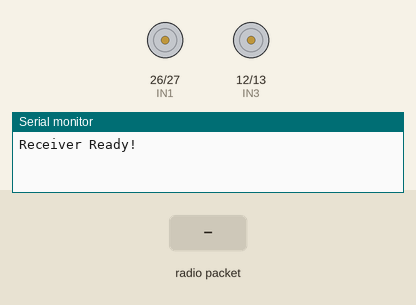
This sketch was run on a simulated ESP32. Shown: motor-driver pin pairs drawn as motors (green arrow = first pin HIGH = forward, orange = second pin HIGH = backward, longer = more drive, scaled by the enable pin), the last lines printed to the serial monitor. Inputs (shaded band) come from the test bench.

Above: at 1.2 s.
1.3 s: radio packet "F" arrives
At 2.5 s:
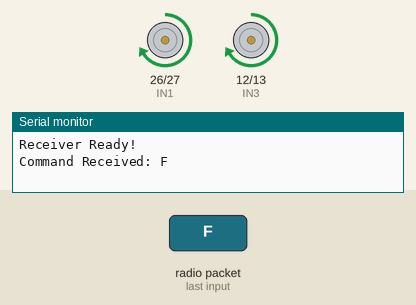
2.8 s: radio packet "B" arrives
At 3.8 s:
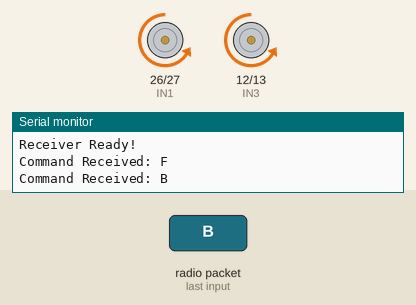
4.3 s: radio packet "L" arrives
At 4.9 s:
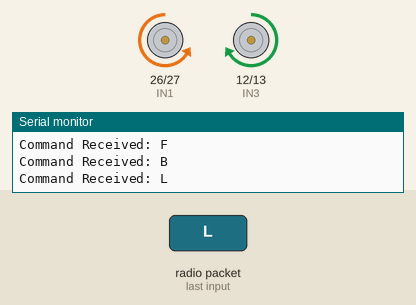
5.8 s: radio packet "R" arrives
At 7.3 s:
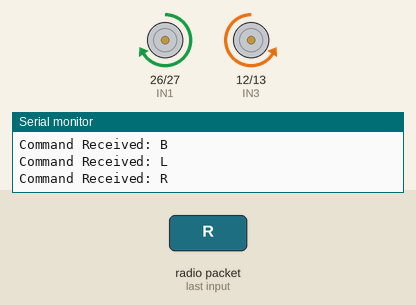
Timing chart, 0 to 8.3 s (numbered marks = the images above; inputs shaded):
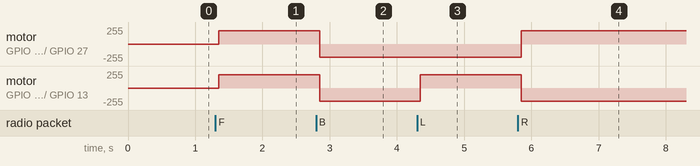

The sketch:

Receiver_code.ino.ino
```cpp
#include <WiFi.h>
#include <esp_now.h>

// Motor A pins
#define ENA 25
#define IN1 26
#define IN2 27

// Motor B pins
#define ENB 14
#define IN3 12
#define IN4 13

String command = "";

// OLD CALLBACK FORMAT (WORKS FOR ESP32 CORE 2.0.17)
void OnDataRecv(const uint8_t *mac, const uint8_t *incomingData, int len) {
  command = "";
  for (int i = 0; i < len; i++) {
    command += (char)incomingData[i];
  }

  Serial.println("Command Received: " + command);
  moveCar(command);
}

void moveCar(String cmd) {

  if (cmd == "F") {  // Forward
    digitalWrite(IN1, HIGH);
    digitalWrite(IN2, LOW);
    digitalWrite(IN3, HIGH);
    digitalWrite(IN4, LOW);
    ledcWrite(0, 200);
    ledcWrite(1, 200);
  }

  else if (cmd == "B") {  // Backward
    digitalWrite(IN1, LOW);
    digitalWrite(IN2, HIGH);
    digitalWrite(IN3, LOW);
    digitalWrite(IN4, HIGH);
    ledcWrite(0, 200);
    ledcWrite(1, 200);
  }

  else if (cmd == "L") {  // Left
    digitalWrite(IN1, LOW);
    digitalWrite(IN2, HIGH);
    digitalWrite(IN3, HIGH);
    digitalWrite(IN4, LOW);
    ledcWrite(0, 200);
    ledcWrite(1, 200);
  }

  else if (cmd == "R") {  // Right
    digitalWrite(IN1, HIGH);
    digitalWrite(IN2, LOW);
    digitalWrite(IN3, LOW);
    digitalWrite(IN4, HIGH);
    ledcWrite(0, 200);
    ledcWrite(1, 200);
  }

  else if (cmd == "S") {  // Stop
    digitalWrite(IN1, LOW);
    digitalWrite(IN2, LOW);
    digitalWrite(IN3, LOW);
    digitalWrite(IN4, LOW);
    ledcWrite(0, 0);
    ledcWrite(1, 0);
  }
}

void setup() {
  Serial.begin(115200);

  // Motor pins
  pinMode(IN1, OUTPUT);
  pinMode(IN2, OUTPUT);
  pinMode(IN3, OUTPUT);
  pinMode(IN4, OUTPUT);

  // PWM
  ledcAttachPin(ENA, 0);
  ledcSetup(0, 1000, 8);

  ledcAttachPin(ENB, 1);
  ledcSetup(1, 1000, 8);

  // ESP-NOW
  WiFi.mode(WIFI_STA);

  if (esp_now_init() != ESP_OK) {
    Serial.println("Error initializing ESP-NOW");
    return;
  }

  esp_now_register_recv_cb(OnDataRecv);

  Serial.println("Receiver Ready!");
}

void loop() {
}
```

Measured:
- after the input at 1.3 s, motor on GPIO 26 (IN1) / GPIO 27 (IN2), motor on GPIO 12 (IN3) / GPIO 13 (IN4): stopped → forward 199/255 after 0.05 s
- after the input at 2.8 s, motor on GPIO 26 (IN1) / GPIO 27 (IN2), motor on GPIO 12 (IN3) / GPIO 13 (IN4): forward 199/255 → backward 199/255 after 0.05 s
- after the input at 4.3 s, motor on GPIO 12 (IN3) / GPIO 13 (IN4): backward 199/255 → forward 199/255 after 0.05 s
- after the input at 5.8 s, motor on GPIO 26 (IN1) / GPIO 27 (IN2): backward 199/255 → forward 199/255 after 0.05 s; motor on GPIO 12 (IN3) / GPIO 13 (IN4): forward 199/255 → backward 199/255 after 0.05 s
